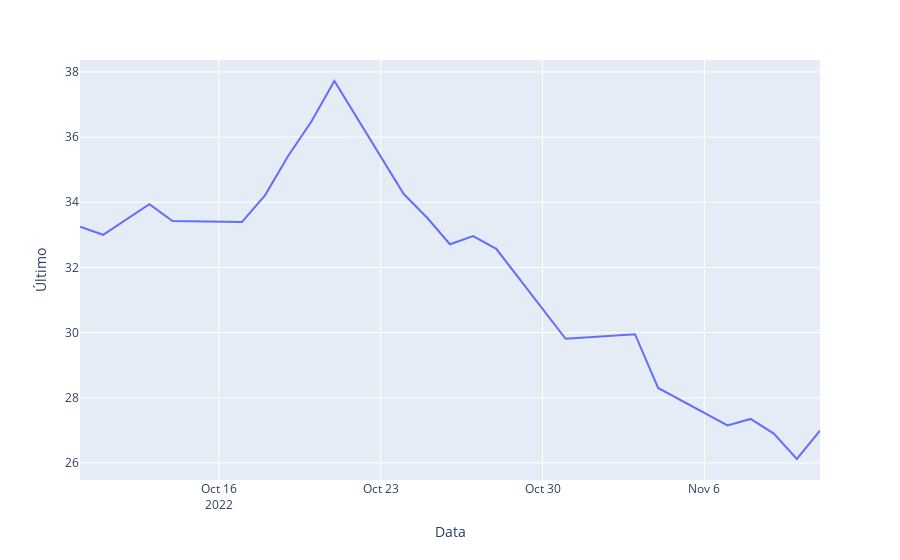

Notebook code for this chart:
### Code cell
fig = px.line(df,
                x='Data',
                y='Último')
fig.show()

### Figure 1 — Plotly figure (JSON) as saved in the notebook; plotly's stock layout.template omitted (floating-point values rounded to 4 significant figures)
{"data": [{"hovertemplate": "Data=%{x}<br>Último=%{y}<extra></extra>", "legendgroup": "", "line": {"color": "#636efa", "dash": "solid"}, "marker": {"symbol": "circle"}, "mode": "lines", "name": "", "orientation": "v", "showlegend": false, "type": "scatter", "x": ["2022-11-11T00:00:00", "2022-11-10T00:00:00", "2022-11-09T00:00:00", "2022-11-08T00:00:00", "2022-11-07T00:00:00", "2022-11-04T00:00:00", "2022-11-03T00:00:00", "2022-11-01T00:00:00", "2022-10-31T00:00:00", "2022-10-28T00:00:00", "2022-10-27T00:00:00", "2022-10-26T00:00:00", "2022-10-25T00:00:00", "2022-10-24T00:00:00", "2022-10-21T00:00:00", "2022-10-20T00:00:00", "2022-10-19T00:00:00", "2022-10-18T00:00:00", "2022-10-17T00:00:00", "2022-10-14T00:00:00", "2022-10-13T00:00:00", "2022-10-11T00:00:00", "2022-10-10T00:00:00"], "xaxis": "x", "y": [26.99, 26.12, 26.9, 27.35, 27.15, 28.3, 29.95, 29.86, 29.81, 32.57, 32.96, 32.71, 33.53, 34.25, 37.72, 36.47, 35.42, 34.21, 33.39, 33.42, 33.94, 33, 33.25], "yaxis": "y"}], "layout": {"autosize": true, "legend": {"tracegroupgap": 0}, "margin": {"t": 60}, "xaxis": {"anchor": "y", "autorange": true, "domain": [0, 1], "range": ["2022-10-10", "2022-11-11"], "title": {"text": "Data"}, "type": "date"}, "yaxis": {"anchor": "x", "autorange": true, "domain": [0, 1], "range": [25.48, 38.36], "title": {"text": "Último"}, "type": "linear"}}}
